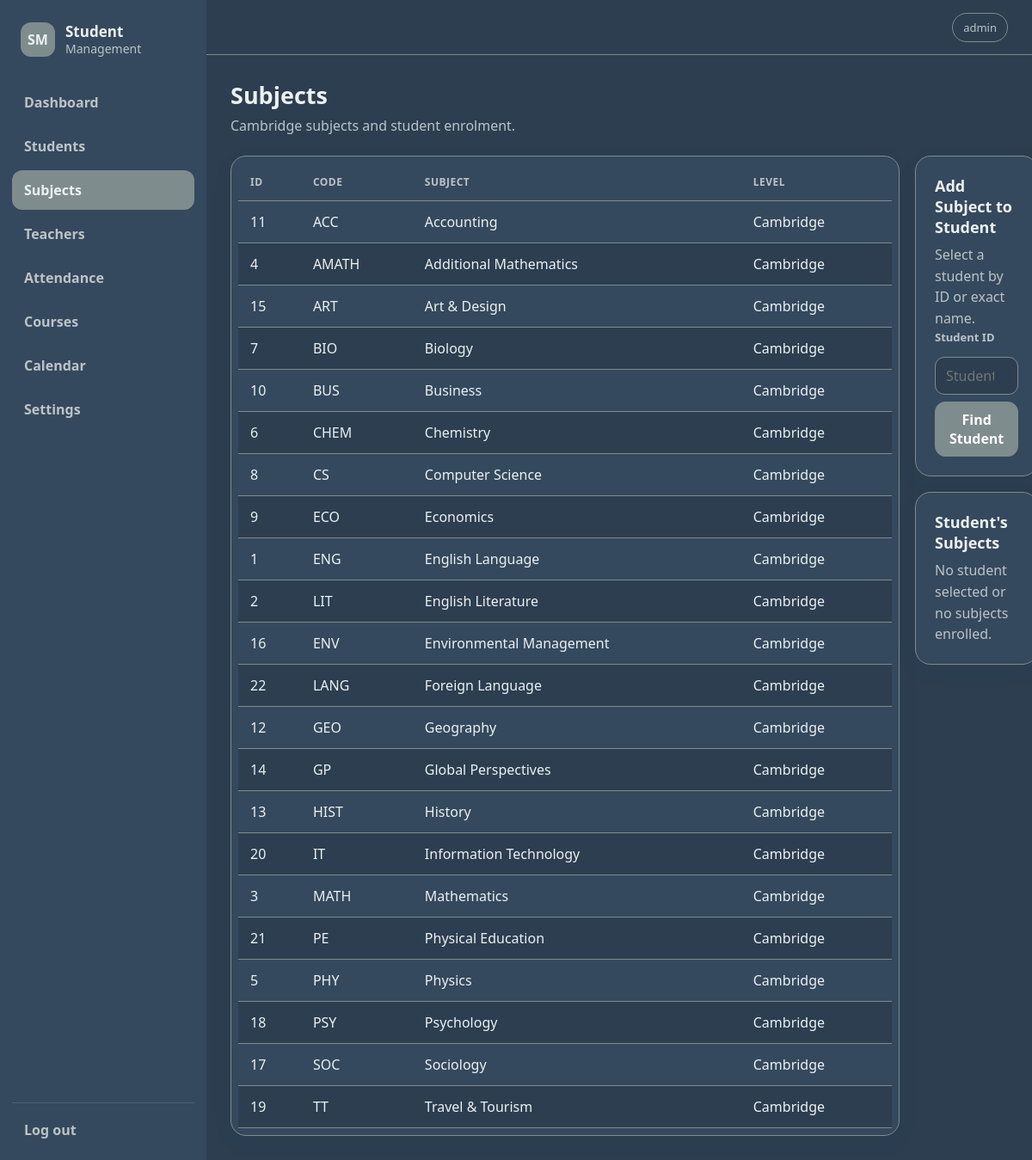
/subjects (signed in), run on the app's committed database.
### tables this page shows
CREATE TABLE subjects (
            id INTEGER PRIMARY KEY AUTOINCREMENT,
            name TEXT NOT NULL UNIQUE,
            code TEXT UNIQUE,
            level TEXT DEFAULT 'Cambridge',
            active INTEGER DEFAULT 1
        );

### app.py (the view)
@app.route("/subjects")
@login_required
def subjects():
    subject_rows = database.get_all_subjects()
    selected_id = request.args.get("student_id", type=int)
    selected_student = database.get_student(
        selected_id) if selected_id else None
    enrolled = database.get_student_subjects(
        selected_id) if selected_id else []
    return render_template(
        "subjects.html",
        subjects=subject_rows,
        selected_student=selected_student,
        enrolled=enrolled,
        current_year=date.today().year,
    )

### app.py (called while the page is built)
def login_required(view):
    @wraps(view)
    def wrapped(*args, **kwargs):
        if "user" not in session:
            return redirect(url_for("login"))
        return view(*args, **kwargs)
    return wrapped

@app.context_processor
def inject_globals():
    return {
        "menu": MENU,
        "theme": database.get_setting("theme", "light"),
        "current_user": session.get("user"),
    }

### database.py (called while the page is built)
def get_connection():
    connection = sqlite3.connect(DB_PATH)
    connection.row_factory = sqlite3.Row
    connection.execute("PRAGMA foreign_keys = ON")
    return connection

def get_all_subjects():
    connection = get_connection()
    rows = connection.execute(
        "SELECT * FROM subjects WHERE active=1 ORDER BY name"
    ).fetchall()
    connection.close()
    return rows

def get_setting(key, default=""):
    connection = get_connection()
    row = connection.execute(
        "SELECT value FROM settings WHERE key=?", (key,)
    ).fetchone()
    connection.close()
    return row["value"] if row else default

### templates/subjects.html (shortened to what this page needs)
{% extends 'base.html' %}
{% block content %}
<div class="page-heading"><div><h1>Subjects</h1><p>Cambridge subjects and student enrolment.</p></div></div>
<div class="split-grid">
<div class="card table-card"><div class="table-wrap"><table><thead><tr><th>ID</th><th>Code</th><th>Subject</th><th>Level</th></tr></thead><tbody>{% for s in subjects %}<tr><td>{{ s.id }}</td><td>{{ s.code }}</td><td>{{ s.name }}</td><td>{{ s.level }}</td></tr>{% endfor %}</tbody></table></div></div>
<div class="side-stack">
<div class="card"><h2>Add Subject to Student</h2><p class="muted">Select a student by ID or exact name.</p>
<form method="get" action="{{ url_for('subjects') }}" class="stack-form"><label>Student ID</label><input name="student_id" type="number" value="{{ selected_student.id if selected_student else '' }}" placeholder="Student database ID"><button class="button primary" type="submit">Find Student</button></form>
</div>
<div class="card"><h2>Student's Subjects</h2>{% if enrolled %}<div class="list">{% for item in enrolled %}<div class="list-row"><span>{{ item.code }} — {{ item.name }} <small>({{ item.academic_year or '-' }})</small></span><form method="post" action="{{ url_for('remove_subject') }}"><input type="hidden" name="student_id" value="{{ selected_student.id }}"><input type="hidden" name="subject_id" value="{{ item.id }}"><button class="link danger-link">Remove</button></form></div>{% endfor %}</div>{% else %}<p class="muted">No student selected or no subjects enrolled.</p>{% endif %}</div>
</div></div>
{% endblock %}

### templates/base.html (shortened to what this page needs)
<!doctype html>
<html lang="en" data-theme="{{ theme }}">
<head>
    <link rel="stylesheet" href="{{ url_for('static', filename='style.css') }}">
</head>
<body>
<div class="app-shell">
    <aside class="sidebar" id="sidebar">
        <div class="brand">
            <div class="brand-mark">SM</div>
            <div>
                <strong>Student</strong>
                <span>Management</span>
            </div>
        </div>
        <nav class="nav">
            {% for key, label in menu %}
            <a class="nav-link {% if request.endpoint == key or (key == 'calendar' and request.endpoint == 'calendar_page') or (key == 'students' and request.endpoint in ['students','student_form','delete_student']) or (key == 'teachers' and request.endpoint in ['teachers','teacher_form','delete_teacher']) or (key == 'courses' and request.endpoint in ['courses','course_form','delete_course']) %}active{% endif %}" href="{{ url_for(key if key != 'calendar' else 'calendar_page') }}">
                {{ label }}
            </a>
            {% endfor %}
        </nav>
        <div class="sidebar-bottom">
            <a class="logout-link" href="{{ url_for('logout') }}">Log out</a>
        </div>
    </aside>
    <main class="main">
        <header class="topbar">
            <span class="user-pill">{{ current_user }}</span>
        </header>
        <section class="content">
            {% block content %}{% endblock %}
        </section>
    </main>
</div>
</body>
</html>

### static/style.css (style rules this page uses)
:root { --navy: #2C3E50; --blue: #34495E; --gray: #7F8C8D; --silver: #BDC3C7; --light: #ECF0F1; --white: #FFFFFF; --danger: #C0392B; --success: #27AE60; --radius: 18px; }
* { box-sizing: border-box; }
html, body { margin: 0; min-height: 100%; font-family: "Segoe UI", Arial, sans-serif; }
body { background: var(--page); color: var(--text); }
a { color: inherit; text-decoration: none; }
button, input, select, textarea { font: inherit; }
html[data-theme="dark"] { --page: var(--navy); --sidebar: var(--blue); --sidebar-hover: var(--gray); --card: var(--blue); --text: var(--light); --muted: var(--silver); --border: var(--gray); --input: var(--navy); --table-alt: var(--navy); --accent: var(--gray); --accent-hover: var(--silver); }
.app-shell { min-height: 100vh; display: flex; }
.sidebar { width: 240px; flex: 0 0 240px; background: var(--sidebar); color: var(--light); padding: 24px 14px; display: flex; flex-direction: column; transition: transform .2s ease; }
.brand { display: flex; align-items: center; gap: 12px; padding: 2px 10px 30px; }
.brand-mark { width: 40px; height: 40px; border-radius: 12px; background: var(--gray); display: grid; place-items: center; font-weight: 800; color: var(--light); }
.brand strong, .brand span { display: block; line-height: 1.05; }
.brand strong { font-size: 17px; }
.brand span { color: var(--silver); font-size: 14px; margin-top: 4px; }
.nav { display: grid; gap: 5px; }
.nav-link, .logout-link { padding: 12px 14px; border-radius: 12px; color: var(--silver); font-weight: 600; transition: background .15s ease, color .15s ease; }
.nav-link:hover, .nav-link.active, .logout-link:hover { background: var(--sidebar-hover); color: var(--light); }
.sidebar-bottom { margin-top: auto; padding-top: 20px; border-top: 1px solid rgba(255,255,255,.12); }
.main { min-width: 0; flex: 1; }
.topbar { height: 64px; display: flex; align-items: center; padding: 0 28px; border-bottom: 1px solid var(--border); background: var(--page); }
.user-pill { border: 1px solid var(--border); padding: 7px 12px; border-radius: 999px; color: var(--muted); font-size: 13px; }
.content { padding: 28px; max-width: 1600px; margin: auto; }
.page-heading { display: flex; justify-content: space-between; align-items: center; gap: 16px; margin-bottom: 22px; }
h1 { font-size: 27px; margin: 0 0 5px; }
h2 { font-size: 18px; margin: 0 0 8px; }
p { line-height: 1.55; }
.page-heading p, .muted, .hint { color: var(--muted); margin: 0; }
.card, .stat-card { background: var(--card); border: 1px solid var(--border); border-radius: var(--radius); box-shadow: 0 8px 24px rgba(44,62,80,.06); }
.card { padding: 22px; }
.button { display: inline-flex; align-items: center; justify-content: center; min-height: 40px; padding: 9px 16px; border: 1px solid var(--border); border-radius: 12px; background: var(--card); color: var(--text); font-weight: 700; cursor: pointer; transition: .15s ease; }
.button.primary { background: var(--accent); color: white; border-color: var(--accent); }
input, select, textarea { width: 100%; border: 1px solid var(--border); background: var(--input); color: var(--text); border-radius: 11px; padding: 10px 12px; outline: none; }
label { display: block; color: var(--muted); font-size: 13px; font-weight: 700; margin-bottom: 6px; }
.table-card { padding: 8px; }
.table-wrap { overflow-x: auto; }
table { width: 100%; border-collapse: collapse; min-width: 760px; }
th, td { padding: 13px 14px; border-bottom: 1px solid var(--border); text-align: left; white-space: nowrap; }
th { color: var(--muted); font-size: 12px; text-transform: uppercase; letter-spacing: .04em; }
tbody tr:nth-child(even) { background: var(--table-alt); }
.split-grid { display: grid; grid-template-columns: 1.5fr .9fr; gap: 18px; }
.side-stack { display: grid; gap: 18px; align-content: start; }
.stack-form { display: grid; gap: 8px; }

### data on the page
subjects: id "11", code "ACC", name "Accounting", level "Cambridge"
subjects: id "4", code "AMATH", name "Additional Mathematics", level "Cambridge"
subjects: id "15", code "ART", name "Art & Design", level "Cambridge"
subjects: id "7", code "BIO", name "Biology", level "Cambridge"
subjects: id "10", code "BUS", name "Business", level "Cambridge"
subjects: id "6", code "CHEM", name "Chemistry", level "Cambridge"
subjects: id "8", code "CS", name "Computer Science", level "Cambridge"
subjects: id "9", code "ECO", name "Economics", level "Cambridge"
subjects: id "1", code "ENG", name "English Language", level "Cambridge"
subjects: id "2", code "LIT", name "English Literature", level "Cambridge"
subjects: id "16", code "ENV", name "Environmental Management", level "Cambridge"
subjects: id "22", code "LANG", name "Foreign Language", level "Cambridge"
subjects: id "12", code "GEO", name "Geography", level "Cambridge"
subjects: id "14", code "GP", name "Global Perspectives", level "Cambridge"
subjects: id "13", code "HIST", name "History", level "Cambridge"
subjects: id "20", code "IT", name "Information Technology", level "Cambridge"
subjects: id "3", code "MATH", name "Mathematics", level "Cambridge"
subjects: id "21", code "PE", name "Physical Education", level "Cambridge"
subjects: id "5", code "PHY", name "Physics", level "Cambridge"
subjects: id "18", code "PSY", name "Psychology", level "Cambridge"
subjects: id "17", code "SOC", name "Sociology", level "Cambridge"
subjects: id "19", code "TT", name "Travel & Tourism", level "Cambridge"

### other printed values
{{ label }} "Dashboard" "Students" "Subjects" "Teachers" "Attendance" "Courses" "Calendar" "Settings"
{{ current_user }} "admin"
